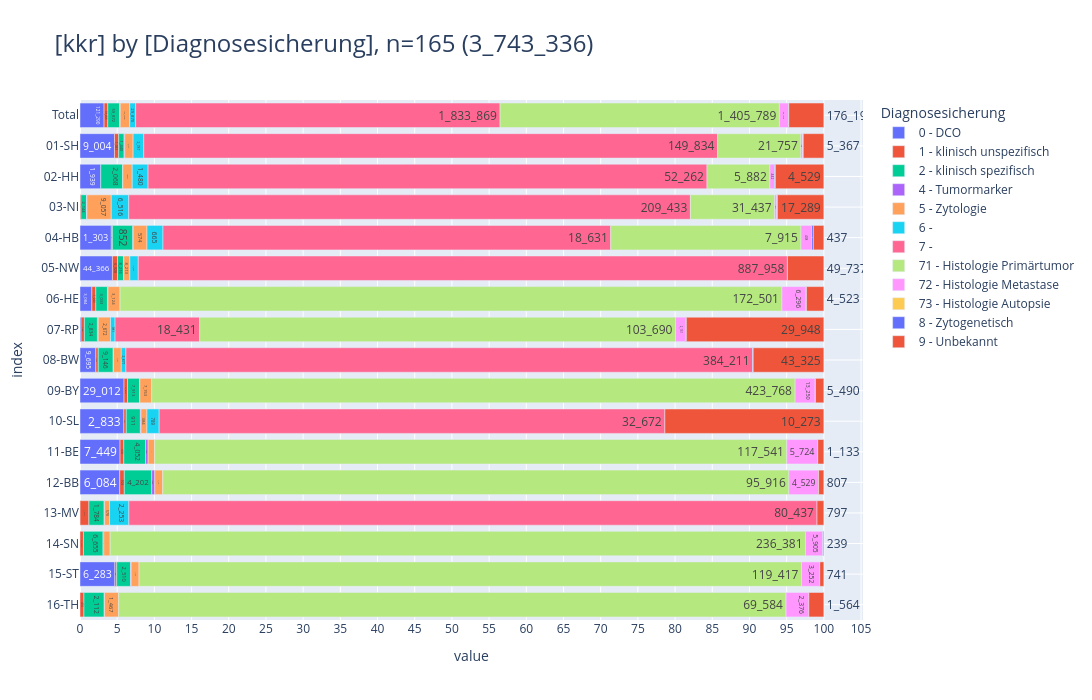

This figure's notebook cell:
### Markdown cell above
<br>

### <a id='toc1_7_2_'></a>[Diagnosesicherung](#toc0_)
- **Filter: `DJ` = 2020-2024**

> 💡 `NI`: _"Die Ausprägung **DCO als Diagnosesicherung** kommt im KKN-Datensatz nicht vor. Diese Information liegt bisher nur dem EKN vor und wird gegebenenfalls zur Anreicherung von Datenexporten fallspezifisch vom KKN beim EKN angefragt. Der Prozess zur automatisierten Übermittlung dieser Informationen vom EKN zum KKN ist in Planung"_

> 💡 `ZfKD`: _die Kodes `6` und `7` sind noch enthalten, allerdings on der aktuellen oBDS Referenz nicht mehr gültig_

### Code cell
_ = show_vars(
    3,
    grouper_reg.KKR.value,
    show=True,
    filter=FILTER_DY,
    # filter="z_dy = 2024",
)

### Figure 1 — Plotly figure (JSON) as saved in the notebook; plotly's stock layout.template omitted (floating-point values rounded to 4 significant figures)
{"data": [{"hovertemplate": "col=0 - DCO<br>value=%{x}<br>index=%{y}<br>cnt_str=%{text}<extra></extra>", "legendgroup": "0 - DCO", "marker": {"color": "#636EFA", "pattern": {"shape": ""}}, "name": "0 - DCO", "orientation": "h", "showlegend": true, "text": ["121_290", "9_004", "1_939", "1_303", "44_366", "3_084", "224", "9_695", "29_012", "2_833", "7_449", "6_084", "8", "4", "6_283", "2"], "textposition": "auto", "type": "bar", "x": [121290, 9004, 1939, 1303, 44366, 3084, 224, 9695, 29012, 2833, 7449, 6084, 8, 4, 6283, 2], "xaxis": "x", "y": [" Total", "01-SH", "02-HH", "04-HB", "05-NW", "06-HE", "07-RP", "08-BW", "09-BY", "10-SL", "11-BE", "12-BB", "13-MV", "14-SN", "15-ST", "16-TH"], "yaxis": "y"}, {"hovertemplate": "col=1 - klinisch unspezifisch<br>value=%{x}<br>index=%{y}<br>cnt_str=%{text}<extra></extra>", "legendgroup": "1 - klinisch unspezifisch", "marker": {"color": "#EF553B", "pattern": {"shape": ""}}, "name": "1 - klinisch unspezifisch", "orientation": "h", "showlegend": true, "text": ["18_458", "1_083", "330", "46", "6_928", "1_033", "738", "1_501", "2_301", "157", "692", "703", "1_031", "1_172", "333", "410"], "textposition": "auto", "type": "bar", "x": [18458, 1083, 330, 46, 6928, 1033, 738, 1501, 2301, 157, 692, 703, 1031, 1172, 333, 410], "xaxis": "x", "y": [" Total", "01-SH", "03-NI", "04-HB", "05-NW", "06-HE", "07-RP", "08-BW", "09-BY", "10-SL", "11-BE", "12-BB", "13-MV", "14-SN", "15-ST", "16-TH"], "yaxis": "y"}, {"hovertemplate": "col=2 - klinisch spezifisch<br>value=%{x}<br>index=%{y}<br>cnt_str=%{text}<extra></extra>", "legendgroup": "2 - klinisch spezifisch", "marker": {"color": "#00CC96", "pattern": {"shape": ""}}, "name": "2 - klinisch spezifisch", "orientation": "h", "showlegend": true, "text": ["59_872", "1_440", "2_068", "2_144", "852", "8_216", "3_033", "2_834", "9_146", "7_913", "911", "4_052", "4_202", "1_784", "6_655", "2_510", "2_112"], "textposition": "auto", "type": "bar", "x": [59872, 1440, 2068, 2144, 852, 8216, 3033, 2834, 9146, 7913, 911, 4052, 4202, 1784, 6655, 2510, 2112], "xaxis": "x", "y": [" Total", "01-SH", "02-HH", "03-NI", "04-HB", "05-NW", "06-HE", "07-RP", "08-BW", "09-BY", "10-SL", "11-BE", "12-BB", "13-MV", "14-SN", "15-ST", "16-TH"], "yaxis": "y"}, {"hovertemplate": "col=4 - Tumormarker<br>value=%{x}<br>index=%{y}<br>cnt_str=%{text}<extra></extra>", "legendgroup": "4 - Tumormarker", "marker": {"color": "#AB63FA", "pattern": {"shape": ""}}, "name": "4 - Tumormarker", "orientation": "h", "showlegend": true, "text": ["2_990", "167", "1", "126", "12", "472", "161", "189", "204", "212", "40", "478", "466", "56", "275", "95", "36"], "textposition": "auto", "type": "bar", "x": [2990, 167, 1, 126, 12, 472, 161, 189, 204, 212, 40, 478, 466, 56, 275, 95, 36], "xaxis": "x", "y": [" Total", "01-SH", "02-HH", "03-NI", "04-HB", "05-NW", "06-HE", "07-RP", "08-BW", "09-BY", "10-SL", "11-BE", "12-BB", "13-MV", "14-SN", "15-ST", "16-TH"], "yaxis": "y"}, {"hovertemplate": "col=5 - Zytologie<br>value=%{x}<br>index=%{y}<br>cnt_str=%{text}<extra></extra>", "legendgroup": "5 - Zytologie", "marker": {"color": "#FFA15A", "pattern": {"shape": ""}}, "name": "5 - Zytologie", "orientation": "h", "showlegend": true, "text": ["47_628", "2_172", "878", "9_057", "574", "8_213", "3_124", "2_672", "4_758", "7_763", "384", "1_210", "1_217", "578", "2_142", "1_419", "1_467"], "textposition": "auto", "type": "bar", "x": [47628, 2172, 878, 9057, 574, 8213, 3124, 2672, 4758, 7763, 384, 1210, 1217, 578, 2142, 1419, 1467], "xaxis": "x", "y": [" Total", "01-SH", "02-HH", "03-NI", "04-HB", "05-NW", "06-HE", "07-RP", "08-BW", "09-BY", "10-SL", "11-BE", "12-BB", "13-MV", "14-SN", "15-ST", "16-TH"], "yaxis": "y"}, {"hovertemplate": "col=6 -<br>value=%{x}<br>index=%{y}<br>cnt_str=%{text}<extra></extra>", "legendgroup": "6 -", "marker": {"color": "#19D3F3", "pattern": {"shape": ""}}, "name": "6 -", "orientation": "h", "showlegend": true, "text": ["29_870", "2_787", "1_480", "6_516", "665", "11_528", "981", "2_871", "789", "2_253"], "textposition": "auto", "type": "bar", "x": [29870, 2787, 1480, 6516, 665, 11528, 981, 2871, 789, 2253], "xaxis": "x", "y": [" Total", "01-SH", "02-HH", "03-NI", "04-HB", "05-NW", "07-RP", "08-BW", "10-SL", "13-MV"], "yaxis": "y"}, {"hovertemplate": "col=7 -<br>value=%{x}<br>index=%{y}<br>cnt_str=%{text}<extra></extra>", "legendgroup": "7 -", "marker": {"color": "#FF6692", "pattern": {"shape": ""}}, "name": "7 -", "orientation": "h", "showlegend": true, "text": ["1_833_869", "149_834", "52_262", "209_433", "18_631", "887_958", "18_431", "384_211", "32_672", "80_437"], "textposition": "auto", "type": "bar", "x": [1833869, 149834, 52262, 209433, 18631, 887958, 18431, 384211, 32672, 80437], "xaxis": "x", "y": [" Total", "01-SH", "02-HH", "03-NI", "04-HB", "05-NW", "07-RP", "08-BW", "10-SL", "13-MV"], "yaxis": "y"}, {"hovertemplate": "col=71 - Histologie Primärtumor<br>value=%{x}<br>index=%{y}<br>cnt_str=%{text}<extra></extra>", "legendgroup": "71 - Histologie Primärtumor", "marker": {"color": "#B6E880", "pattern": {"shape": ""}}, "name": "71 - Histologie Primärtumor", "orientation": "h", "showlegend": true, "text": ["1_405_789", "21_757", "5_882", "31_437", "7_915", "172_501", "103_690", "423_768", "117_541", "95_916", "236_381", "119_417", "69_584"], "textposition": "auto", "type": "bar", "x": [1405789, 21757, 5882, 31437, 7915, 172501, 103690, 423768, 117541, 95916, 236381, 119417, 69584], "xaxis": "x", "y": [" Total", "01-SH", "02-HH", "03-NI", "04-HB", "06-HE", "07-RP", "09-BY", "11-BE", "12-BB", "14-SN", "15-ST", "16-TH"], "yaxis": "y"}, {"hovertemplate": "col=72 - Histologie Metastase<br>value=%{x}<br>index=%{y}<br>cnt_str=%{text}<extra></extra>", "legendgroup": "72 - Histologie Metastase", "marker": {"color": "#FF97FF", "pattern": {"shape": ""}}, "name": "72 - Histologie Metastase", "orientation": "h", "showlegend": true, "text": ["45_750", "543", "442", "834", "438", "6_296", "2_161", "13_250", "5_724", "4_529", "5_905", "3_252", "2_376"], "textposition": "auto", "type": "bar", "x": [45750, 543, 442, 834, 438, 6296, 2161, 13250, 5724, 4529, 5905, 3252, 2376], "xaxis": "x", "y": [" Total", "01-SH", "02-HH", "03-NI", "04-HB", "06-HE", "07-RP", "09-BY", "11-BE", "12-BB", "14-SN", "15-ST", "16-TH"], "yaxis": "y"}, {"hovertemplate": "col=73 - Histologie Autopsie<br>value=%{x}<br>index=%{y}<br>cnt_str=%{text}<extra></extra>", "legendgroup": "73 - Histologie Autopsie", "marker": {"color": "#FECB52", "pattern": {"shape": ""}}, "name": "73 - Histologie Autopsie", "orientation": "h", "showlegend": true, "text": ["11", "6", "2", "2", "1"], "textposition": "auto", "type": "bar", "x": [11, 6, 2, 2, 1], "xaxis": "x", "y": [" Total", "01-SH", "02-HH", "03-NI", "04-HB"], "yaxis": "y"}, {"hovertemplate": "col=8 - Zytogenetisch<br>value=%{x}<br>index=%{y}<br>cnt_str=%{text}<extra></extra>", "legendgroup": "8 - Zytogenetisch", "marker": {"color": "#636EFA", "pattern": {"shape": ""}}, "name": "8 - Zytogenetisch", "orientation": "h", "showlegend": true, "text": ["1_610", "78", "72", "196", "76", "140", "94", "195", "387", "203", "24", "12", "102", "31"], "textposition": "auto", "type": "bar", "x": [1610, 78, 72, 196, 76, 140, 94, 195, 387, 203, 24, 12, 102, 31], "xaxis": "x", "y": [" Total", "01-SH", "02-HH", "03-NI", "04-HB", "05-NW", "06-HE", "07-RP", "08-BW", "09-BY", "11-BE", "12-BB", "14-SN", "15-ST"], "yaxis": "y"}, {"hovertemplate": "col=9 - Unbekannt<br>value=%{x}<br>index=%{y}<br>cnt_str=%{text}<extra></extra>", "legendgroup": "9 - Unbekannt", "marker": {"color": "#EF553B", "pattern": {"shape": ""}}, "name": "9 - Unbekannt", "orientation": "h", "showlegend": true, "text": ["176_199", "5_367", "4_529", "17_289", "437", "49_737", "4_523", "29_948", "43_325", "5_490", "10_273", "1_133", "807", "797", "239", "741", "1_564"], "textposition": "auto", "type": "bar", "x": [176199, 5367, 4529, 17289, 437, 49737, 4523, 29948, 43325, 5490, 10273, 1133, 807, 797, 239, 741, 1564], "xaxis": "x", "y": [" Total", "01-SH", "02-HH", "03-NI", "04-HB", "05-NW", "06-HE", "07-RP", "08-BW", "09-BY", "10-SL", "11-BE", "12-BB", "13-MV", "14-SN", "15-ST", "16-TH"], "yaxis": "y"}], "layout": {"barmode": "relative", "barnorm": "percent", "height": 700, "legend": {"title": {"text": "Diagnosesicherung"}, "tracegroupgap": 0, "traceorder": "normal"}, "title": {"font": {"size": 24}, "text": "[kkr] by [Diagnosesicherung], n=165 (3_743_336)", "xanchor": "left", "y": 0.95, "yanchor": "top"}, "width": 1600, "xaxis": {"anchor": "y", "domain": [0, 1], "dtick": 5, "gridwidth": 1, "showgrid": true, "title": {"text": "value"}}, "yaxis": {"anchor": "x", "categoryarray": ["16-TH", "15-ST", "14-SN", "13-MV", "12-BB", "11-BE", "10-SL", "09-BY", "08-BW", "07-RP", "06-HE", "05-NW", "04-HB", "03-NI", "02-HH", "01-SH", " Total"], "categoryorder": "array", "domain": [0, 1], "gridwidth": 1, "showgrid": true, "title": {"text": "index"}}}}
